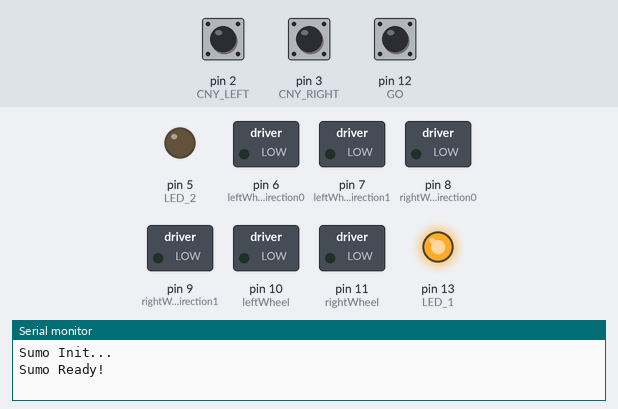
This sketch was run on a simulated Arduino Uno, built with avr-gcc and run on an emulated ATmega328P. Parts: switched loads named in the sketch (green lamp = pin HIGH), output pins drawn as LEDs (lit = HIGH), the last lines printed to the serial monitor. The test bench sets the inputs (shaded band); at power-on: pin 12 (GO) HIGH, pin 2 (CNY_LEFT) LOW, pin 3 (CNY_RIGHT) LOW. Random numbers use the default seed unless the sketch sets one.

Above: at 1.2 s.
1.3 s: pin 12 (GO) pulled LOW for 0.15 s
At 2.4 s:
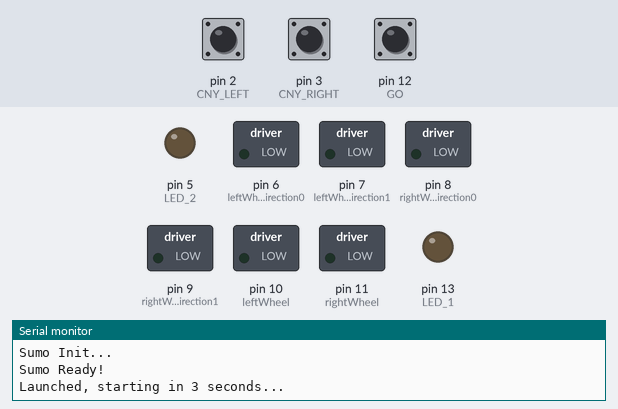
4.4 s: pin 2 (CNY_LEFT) pulled HIGH for 3.2 s
At 4.4 s:
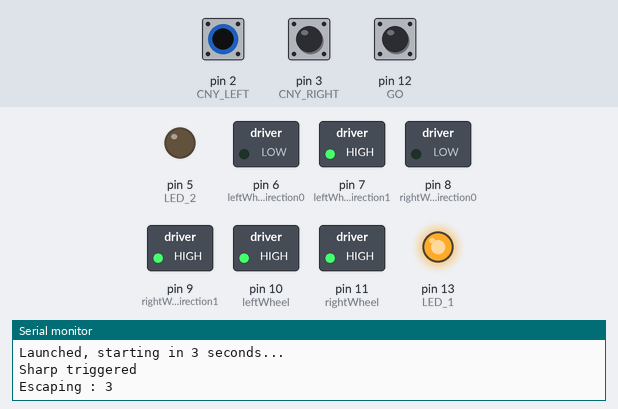
10.6 s: pin 3 (CNY_RIGHT) pulled HIGH for 3.2 s
Timing chart, 0 to 21.1 s (numbered marks = the images above; inputs shaded):
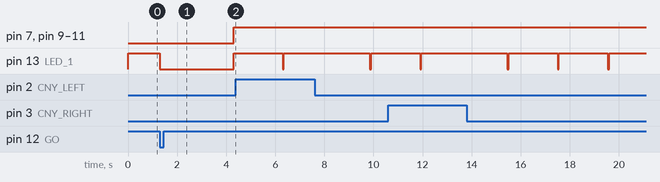

Measured:
- after the input at 1.3 s, pin 7 (leftWheelDirection1), pin 9 (rightWheelDirection1), pin 10 (leftWheel), pin 11 (rightWheel): LOW → HIGH after 3.0 s; pin 13 (LED_1): HIGH → LOW at once, → HIGH 3.0 s later

The sketch:

SumoBotV2_ModV1.ino
```cpp
// SumoBot V2 Mod V1

// Input
const int GO = 12;				//PIN D4 est le bouton GO
const int CNY_LEFT = 2;				//PIN D2 est le CNY_1
const int CNY_RIGHT = 3;				//PIN D3 est le CNY_2
const int SHARP = 0;				//PIN A0 est le SHARP

// Output
const int LED_1 = 13;				//PIN D4 est la LED_1
const int LED_2 = 5;				//PIN D5 est le LED_2

// H Bridge
const int leftWheel = 10;			//PIN D10 est le PWM de la roue GAUCHE
const int rightWheel = 11;			//PIN D11 est le PWM de la roue DROITE
const int leftWheelDirection0 = 6;		//PIN D6 est la direction 0 de la roue GAUCHE
const int leftWheelDirection1 = 7;		//PIN D7 est la direction 1 de la roue GAUCHE
const int rightWheelDirection0 = 8;		//PIN D8 est la direction 0 de la roue DROITE
const int rightWheelDirection1 = 9;		//PIN D9 est la direction 1 de la roue DROITE

// Vars
const int RIGHT = 1;
const int LEFT = 2;
const int BOTH = 3;
const int BACKWARDS = 3;
const int FORWARDS = 4;


void setup(void) {
    Serial.begin(115200);
    Serial.println("Sumo Init...");

	pinMode(GO,INPUT_PULLUP);		//le PIN GO (c'est a dire le 12) est en mode entrée avec resistance de tirage au +5V
	pinMode(LED_2,OUTPUT);			//le PIN LED_2 (5) est en mode sortie
	pinMode(CNY_LEFT,INPUT);		        //le PIN CNY_1 (2) est en mode entrée avec resistance de tirage au +5V
	pinMode(CNY_RIGHT,INPUT);		        //le PIN CNY_2 (3) est en mode entrée avec resistance de tirage au +5V
	pinMode(LED_1,OUTPUT);	        	//le PIN LED_1 (13) est en mode sortie
	pinMode(leftWheel, OUTPUT);		//le PIN leftWheel (10) est en mode sortie
	pinMode(rightWheel, OUTPUT);		//le PIN rightWheel (11) est en mode sortie
	pinMode(leftWheelDirection0, OUTPUT);	//le PIN leftWheelDirection0 (6) est en mode sortie
	pinMode(leftWheelDirection1, OUTPUT);	//le PIN leftWheelDirection1 (7) est en mode sortie
	pinMode(rightWheelDirection0, OUTPUT);	//le PIN rightWheelDirection0(8) est en mode sortie
	pinMode(rightWheelDirection1, OUTPUT);	//le PIN rightWheelDirection1 (9) est en mode sortie

}


void loop(void) {

    start();    //appele la fonction start()
    go(255);
    while(1) {

        digitalWrite(LED_1,LOW);
        digitalWrite(LED_2,LOW);

        int whiteLine = whiteLineDetector();
        if(whiteLine != 0) {
          escape(whiteLine);
        }

        if(isSharpDetecting(5)) {
            Serial.println("Sharp triggered");
            escape(BACKWARDS);
        }
        else {
            go(255);
        }
        delay(50);
    }
}


void start(void) {
	digitalWrite(LED_1, HIGH);    //On allume la LED_1

    Serial.println("Sumo Ready!");

	while(digitalRead(GO) == HIGH){}	      //Tant que le bouton n'est pas appuyé, on ne fait rien

    Serial.println("Launched, starting in 3 seconds...");
	digitalWrite(LED_1,LOW);              //On eteint la LED_1
    delay(3000);			      //On attend 3000 ms
}

bool isSharpDetecting(int distance) {
    return (sharpDistance() < distance);
}

int sharpDistance() {
    return sharpRealDistance(SHARP);
}

int sharpRealDistance(int raw) { /* function distRawToPhys */
  ////IR Distance sensor conversion rule
  float vOut = float(raw) * 0.0048828125; // Conversion analog to voltage
  return (13 * pow(vOut, -1.0)); // Conversion volt to distance
}

int whiteLineDetector() {
    int status = 0;

    if (digitalRead(CNY_LEFT) == HIGH) {
        Serial.println("LEFT triggered");
        status = LEFT;
    }

    if (digitalRead(CNY_RIGHT) == HIGH) {
        Serial.println("RIGHT triggered");
        if (status == LEFT) {
            return BOTH;
        }
        status = RIGHT;
    }

    return status;
}


void escape(int direction) {
    Serial.print("Escaping : ");
    Serial.println(direction);

    digitalWrite(LED_1,HIGH);

    back(255);
    delay(1500);

    int leftWheelSpeed = 255;
    int rightWheelSpeed = 255;

    if (direction == BACKWARDS) {
        delay(500);
        int direction = random(1,3);
        leftWheelSpeed = random(256);
        rightWheelSpeed = random(256);
    }
    if(direction == LEFT) {
        turnLeft(leftWheelSpeed,rightWheelSpeed);
    }
    else if (direction == RIGHT) {
        turnRight(leftWheelSpeed,rightWheelSpeed);
    }

    digitalWrite(LED_1,LOW);
}


void go(unsigned char wheelSpeed) {

    digitalWrite(leftWheelDirection0, HIGH);
    digitalWrite(leftWheelDirection1, LOW);
    digitalWrite(rightWheelDirection0, HIGH);
    digitalWrite(rightWheelDirection1, LOW);
    analogWrite(leftWheel, wheelSpeed);
    analogWrite(rightWheel, wheelSpeed);
}


void back(unsigned char wheelSpeed) {

    digitalWrite(leftWheelDirection0, LOW);
    digitalWrite(leftWheelDirection1, HIGH);
    digitalWrite(rightWheelDirection0, LOW);
    digitalWrite(rightWheelDirection1, HIGH);
    analogWrite(leftWheel, wheelSpeed);
    analogWrite(rightWheel, wheelSpeed);
}


void turnLeft(unsigned char leftWheelSpeed, unsigned char rightWheelSpeed) {

    digitalWrite(leftWheelDirection0, LOW);
    digitalWrite(leftWheelDirection1, HIGH);
    digitalWrite(rightWheelDirection0, HIGH);
    digitalWrite(rightWheelDirection1, LOW);
    analogWrite(leftWheel, leftWheelSpeed);
    analogWrite(rightWheel, rightWheelSpeed);
}


void turnRight(unsigned char leftWheelSpeed, unsigned char rightWheelSpeed) {

    digitalWrite(leftWheelDirection0, HIGH);
    digitalWrite(leftWheelDirection1, LOW);
    digitalWrite(rightWheelDirection0, LOW);
    digitalWrite(rightWheelDirection1, HIGH);
    analogWrite(leftWheel, leftWheelSpeed);
    analogWrite(rightWheel, rightWheelSpeed);
}
```
